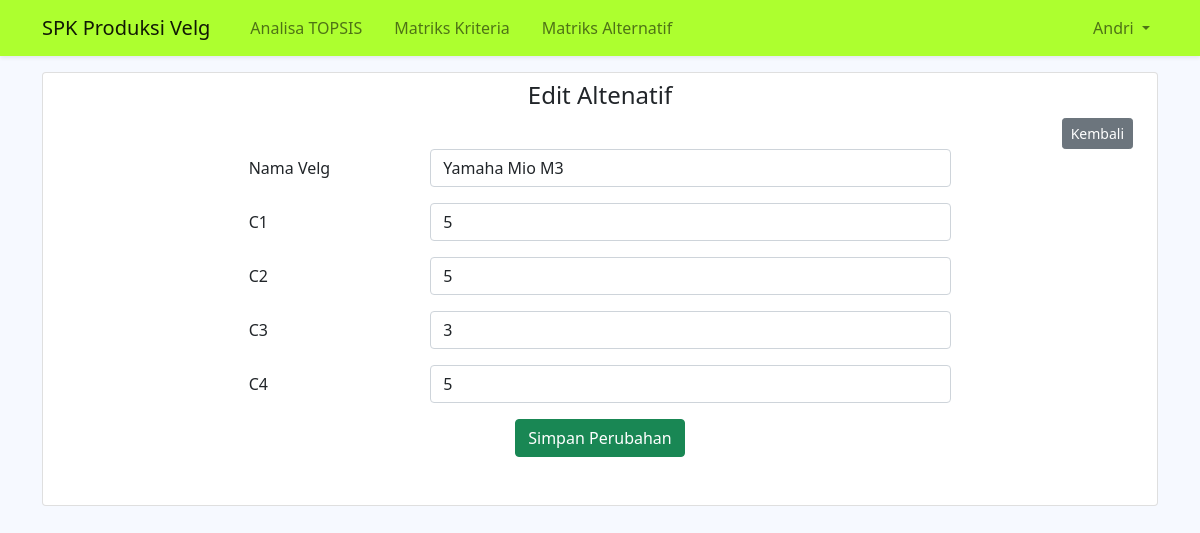
Page /edit-alternatif.php?id=1 (signed in) on the committed database.
### tables this page shows
CREATE TABLE `alternatif` (
  `id_alternatif` int(10) unsigned NOT NULL AUTO_INCREMENT,
  `nama_velg` varchar(255) NOT NULL,
  `c1` float NOT NULL,
  `c2` float NOT NULL,
  `c3` float NOT NULL,
  `c4` float NOT NULL,
  PRIMARY KEY (`id_alternatif`)
);

### edit-alternatif.php (the view)
<?php include "template/header.php" ?>
<?php
    $id = $_GET['id'];
    $alternatif = mysqli_fetch_assoc(mysqli_query($koneksi, "SELECT * FROM alternatif WHERE id_alternatif = '$id'"));
?>
<section class="konten mt-3">
    <div class="container">
        <div class="card px-4 pt-2 pb-5">
            <h4 class="card-title text-center">Edit Altenatif</h4>
            <div class="d-flex justify-content-end">
                <a href="matriks-alternatif.php" class="btn btn-sm btn-secondary ">Kembali</a>
            </div>
            <div class="row d-flex justify-content-center">
                <div class="col-lg-8">
                    <form action="crud/update.php?id=<?= $id ?>" method="post">
                        <div class="row mb-3">
                            <label for="nama_velg" class="col-sm-3 col-form-label">Nama Velg</label>
                            <div class="col-sm-9">
                                <input type="text" class="form-control" id="nama_velg" name="nama_velg" value="<?= $alternatif['nama_velg'] ?>">
                            </div>
                        </div>
                        <div class="row mb-3">
                            <label for="c1" class="col-sm-3 col-form-label">C1</label>
                            <div class="col-sm-9">
                                <input type="text" class="form-control" id="c1" name="c1" value="<?= $alternatif['c1'] ?>">
                            </div>
                        </div>
                        <div class="row mb-3">
                            <label for="c2" class="col-sm-3 col-form-label">C2</label>
                            <div class="col-sm-9">
                                <input type="text" class="form-control" id="c2" name="c2" value="<?= $alternatif['c2'] ?>">
                            </div>
                        </div>
                        <div class="row mb-3">
                            <label for="c3" class="col-sm-3 col-form-label">C3</label>
                            <div class="col-sm-9">
                                <input type="text" class="form-control" id="c3" name="c3" value="<?= $alternatif['c3'] ?>">
                            </div>
                        </div>
                        <div class="row mb-3">
                            <label for="c4" class="col-sm-3 col-form-label">C4</label>
                            <div class="col-sm-9">
                                <input type="text" class="form-control" id="c4" name="c4" value="<?= $alternatif['c4'] ?>">
                            </div>
                        </div>
                        <div class="text-center">
                            <button type="submit" class="btn btn-success" name="matriks-alternatif">Simpan Perubahan</button>
                        </div>
                    </form>
                </div>
            </div>
        </div>
    </div>
</section>
<?php include "template/footer.php" ?>

### style.css (style rules this page uses)
body { background-color: #f6f9ff; }

### rows in the picture
alternatif: nama_velg "Yamaha Mio M3", c1 "5", c2 "5", c3 "3", c4 "5"

### other values in the picture
$_SESSION['nama'] "Andri"
